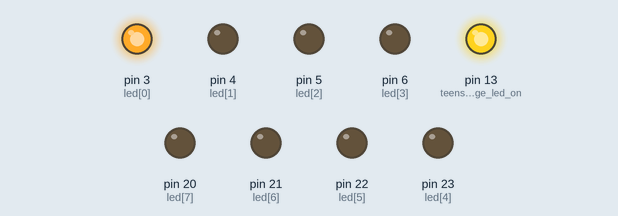
The sketch below on a simulated Arduino Mega 2560, built with avr-gcc and run on an emulated ATmega2560. On the bench: output pins drawn as LEDs (lit = HIGH).

Above: at 0.95 s.
At 1.45 s:
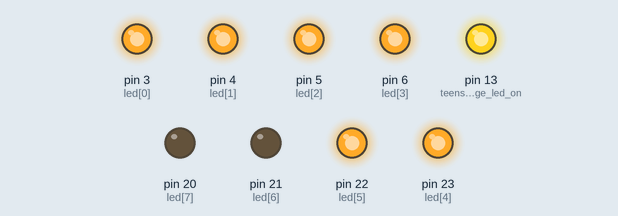
At 1.75 s:
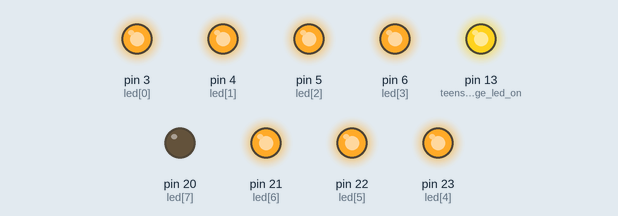
At 2.65 s:
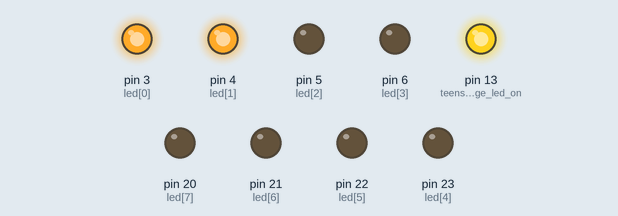
At 3.55 s:
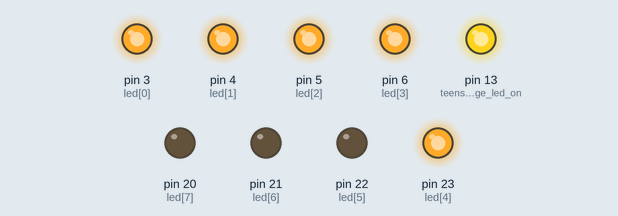
At 4.45 s:
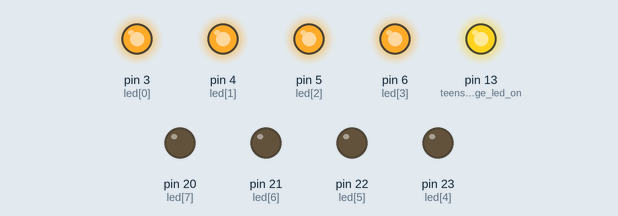
Timing chart, 0 to 4.8 s (numbered marks = the images above):
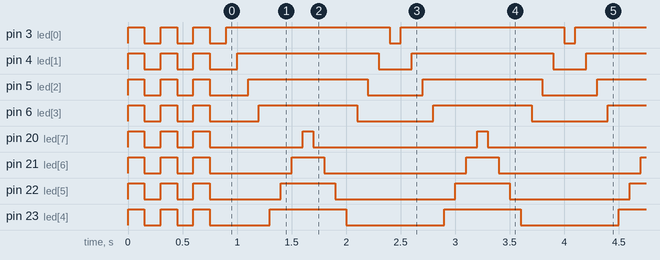

Measured:
- by itself, pin 3 (led[0]): repeats every 0.30 s: HIGH 0.15 s, LOW 0.15 s
- by itself, pin 4 (led[1]): goes LOW 0.15 s, HIGH 0.15 s, LOW 0.15 s, HIGH 0.15 s, 24 × (LOW 0.25 s, HIGH 1.3 s), LOW 0.30 s, then HIGH
- by itself, pin 5 (led[2]): goes LOW 0.15 s, HIGH 0.15 s, LOW 0.15 s, HIGH 0.15 s, LOW 0.35 s, 24 × (HIGH 1.1 s, LOW 0.50 s), then HIGH
- by itself, pin 6 (led[3]): goes LOW 0.15 s, HIGH 0.15 s, LOW 0.15 s, HIGH 0.15 s, LOW 0.45 s, 24 × (HIGH 0.90 s, LOW 0.70 s), then HIGH
- by itself, pin 20 (led[7]): HIGH → LOW at 0.15 s, → HIGH 0.15 s later, → LOW 0.15 s later, → HIGH 0.15 s later, … (53 changes in this stretch)
- by itself, pin 21 (led[6]): goes LOW 0.15 s, HIGH 0.15 s, LOW 0.15 s, HIGH 0.15 s, LOW 0.75 s, 24 × (HIGH 0.30 s, LOW 1.3 s), then HIGH
- by itself, pin 22 (led[5]): goes LOW 0.15 s, HIGH 0.15 s, LOW 0.15 s, HIGH 0.15 s, LOW 0.65 s, 24 × (HIGH 0.50 s, LOW 1.1 s), then HIGH
- by itself, pin 23 (led[4]): goes LOW 0.15 s, HIGH 0.15 s, LOW 0.15 s, HIGH 0.15 s, LOW 0.55 s, 24 × (HIGH 0.70 s, LOW 0.90 s), then HIGH

The sketch:

ledArray.ino
```cpp
byte led[] = {
  3, 4, 5, 6, 23, 22, 21, 20};
int numLeds;

int dTime = 100; //delay time

void setup(){
  numLeds = sizeof(led);
  pinMode(13, OUTPUT); // teensy orange led on, so that
  digitalWrite(13, HIGH); // we know teensy on and has power

  for(int j=0; j<3; j++){ //set LEDs to output, blink thrice
    for (int i=0; i<numLeds; i++){
      pinMode(led[i], OUTPUT);
      digitalWrite(led[i], HIGH);
    }
    delay(150);
    for (int i=0; i<numLeds; i++){
      digitalWrite(led[i], LOW);
    }
    delay(150);
  }

}

void loop(){
  for (int i=0; i<numLeds; i++){
    digitalWrite(led[i], HIGH);
    delay(dTime);
  }
  for (int i=numLeds-1; i>=0; i--){
    digitalWrite(led[i], LOW);
    delay(dTime);
  }
}
```
